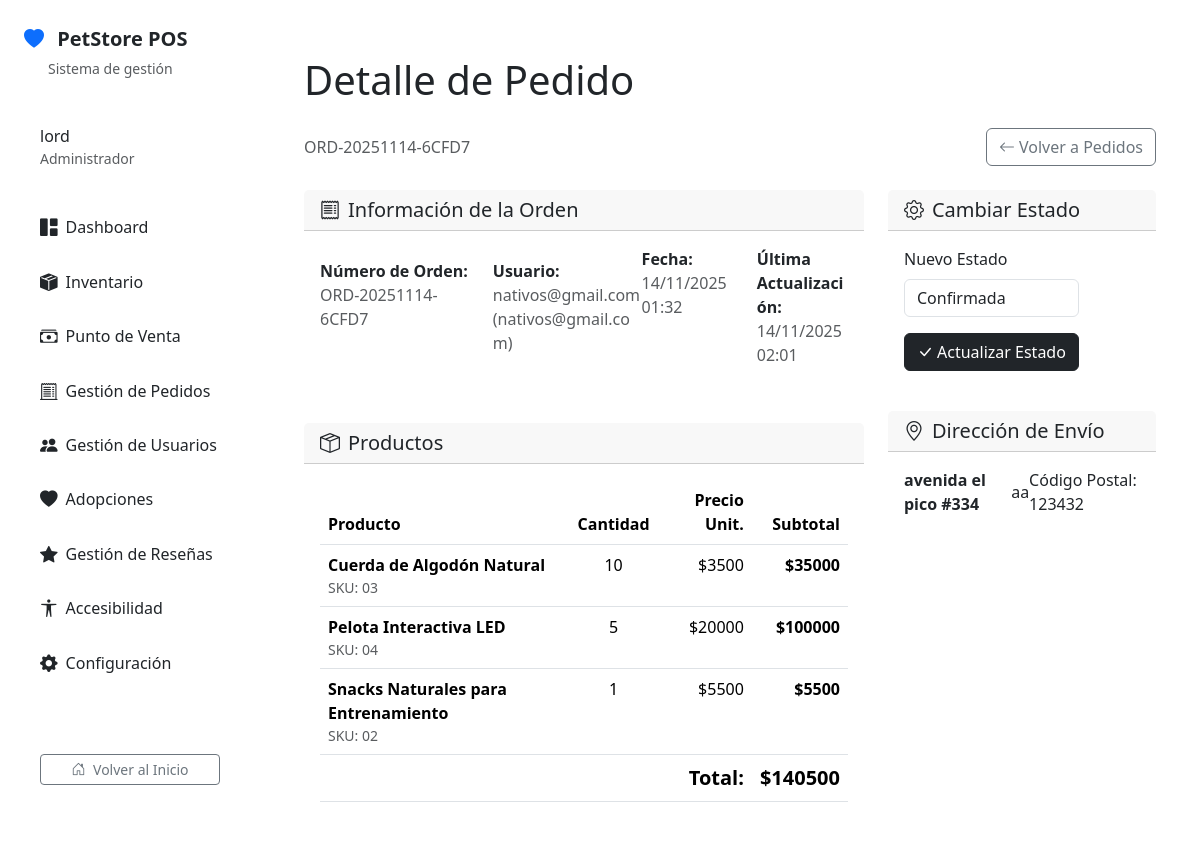
The app's page /orders/admin/1/?from_dashboard=1 (signed in) with its own data.
### orders/models.py (models this page shows, shortened)
class Order(models.Model):
    user = models.ForeignKey(
        settings.AUTH_USER_MODEL,
        on_delete=models.CASCADE,
        related_name='orders',
        verbose_name=_("Usuario")
    )
    order_number = models.CharField(
        _("Número de Orden"),
        max_length=20,
        unique=True,
        db_index=True,
        editable=False
    )
    status = models.CharField(
        _("Estado"),
        max_length=20,
        choices=OrderStatus.choices,
        default=OrderStatus.PENDING
    )
    total = models.DecimalField(
        _("Total"),
        max_digits=10,
        decimal_places=2,
        default=0
    )
    shipping_address = models.TextField(
        _("Dirección de Envío"),
        max_length=500,
        blank=True
    )
    shipping_city = models.CharField(
        _("Ciudad"),
        max_length=100,
        blank=True
    )
    shipping_postal_code = models.CharField(
        _("Código Postal"),
        max_length=20,
        blank=True
    )
    notes = models.TextField(
        _("Notas"),
        max_length=500,
        blank=True
    )
    created_at = models.DateTimeField(_("Fecha de Creación"), auto_now_add=True)
    updated_at = models.DateTimeField(_("Fecha de Actualización"), auto_now=True)
    class Meta:
        ordering = ['-created_at']
        verbose_name = _("Orden")
        verbose_name_plural = _("Órdenes")

class OrderItem(models.Model):
    order = models.ForeignKey(
        Order,
        on_delete=models.CASCADE,
        related_name='items',
        verbose_name=_("Orden")
    )
    product = models.ForeignKey(
        Product,
        on_delete=models.PROTECT,
        related_name='order_items',
        verbose_name=_("Producto")
    )
    quantity = models.PositiveIntegerField(_("Cantidad"), default=1)
    price = models.DecimalField(
        _("Precio Unitario"),
        max_digits=10,
        decimal_places=2
    )
    created_at = models.DateTimeField(_("Fecha de Creación"), auto_now_add=True)
    class Meta:
        ordering = ['created_at']
        verbose_name = _("Item de Orden")
        verbose_name_plural = _("Items de Orden")
    @property
    def subtotal(self):
        return self.price * self.quantity

### catalog/models.py (models this page shows, shortened)
class Product(models.Model):
    sku = models.CharField(_("SKU"), max_length=3, unique=True)
    name = models.CharField(_("Nombre"), max_length=120)
    category = models.CharField(_("Categoría"), max_length=8, choices=Category.choices)
    price = models.DecimalField(_("Precio"), max_digits=10, decimal_places=2)
    stock = models.PositiveIntegerField(_("Stock"), default=0)
    description = models.TextField(_("Descripción"), blank=True)
    image = models.ImageField(_("Imagen"), upload_to="products/", blank=True, null=True)
    is_active = models.BooleanField(_("Activo"), default=True)
    created_at = models.DateTimeField(auto_now_add=True)
    class Meta:
        ordering = ["name"]
        verbose_name = _("Producto")
        verbose_name_plural = _("Productos")
        indexes = [
            models.Index(fields=['category', 'is_active']),
            models.Index(fields=['sku']),
        ]

### orders/views.py (the view)
# urls.py: path("admin/<int:order_id>/", views.admin_order_detail, name="admin_order_detail"),
@staff_member_required
def admin_order_detail(request, order_id):
    order = get_object_or_404(
        Order.objects.select_related('user').prefetch_related('items__product'),
        id=order_id
    )
    from_dashboard = request.GET.get('from_dashboard', '0') == '1'
    selected_user_id = request.GET.get('selected')
    tab = request.GET.get('tab', 'compras')
    if request.method == 'POST':
        form = OrderStatusUpdateForm(request.POST)
        if request.POST.get('selected_user_id'):
            selected_user_id = request.POST.get('selected_user_id')
        if request.POST.get('tab'):
            tab = request.POST.get('tab')
        if form.is_valid():
            old_status = order.status
            order.status = form.cleaned_data['status']
            order.save()
            if old_status != order.status:
                from accounts.utils import notify_order_status_changed
                notify_order_status_changed(order.user, order)
            messages.success(
                request,
                _("Estado de la orden {} actualizado de '{}' a '{}'.").format(
                    order.order_number,
                    dict(OrderStatus.choices)[old_status],
                    dict(OrderStatus.choices)[order.status]
                )
            )
            from django.urls import reverse
            redirect_url = reverse('orders:admin_order_detail', args=[order.id])
            if from_dashboard:
                redirect_url += "?from_dashboard=1"
                if selected_user_id:
                    redirect_url += f"&selected={selected_user_id}&tab={tab}"
            return redirect(redirect_url)
    else:
        form = OrderStatusUpdateForm(initial={'status': order.status})
    context = {
        'order': order,
        'form': form,
        'from_dashboard': from_dashboard,
        'selected_user_id': selected_user_id,
        'tab': tab,
    }
    if from_dashboard:
        template_name = 'dashboard/pedido_detail.html'
    else:
        template_name = 'orders/admin_order_detail.html'
    return render(request, template_name, context)

### templates/dashboard/pedido_detail.html (shortened to what this page needs)
{% extends "dashboard/base.html" %}
{% load static %}
{% load humanize %}
{% load i18n %}
{% block dashboard_title %}{% trans "Detalle de Pedido" %}{% endblock %}
{% block dashboard_head %}
    <link rel="stylesheet" href="{% static 'css/dashboard/style.css' %}" />
{% endblock %}
{% block dashboard_content %}
    <div class="d-flex justify-content-between align-items-center mb-4">
        <div>
            <p class="text-muted mb-0">{{ order.order_number }}</p>
        </div>
        {% if selected_user_id %}
          <a href="{% url 'dashboard:usuarios' %}?selected={{ selected_user_id }}&tab={{ tab }}" class="btn btn-outline-secondary">
            <i class="bi bi-arrow-left me-1"></i>{% trans "Volver" %}
          </a>
        {% else %}
          <a href="{% url 'dashboard:pedidos' %}" class="btn btn-outline-secondary">
            <i class="bi bi-arrow-left me-1"></i>{% trans "Volver a Pedidos" %}
          </a>
        {% endif %}
    </div>
    <div class="row">
        <div class="col-lg-8">
            <div class="card stat-card mb-4">
                <div class="card-header">
                    <h5 class="mb-0"><i class="bi bi-receipt me-2"></i>{% trans "Información de la Orden" %}</h5>
                </div>
                <div class="card-body">
                    <div class="row mb-3">
                        <div class="col-md-6">
                            <strong>{% trans "Número de Orden:" %}</strong><br>
                            <span class="text-muted">{{ order.order_number }}</span>
                        </div>
                        <div class="col-md-6">
                            <strong>{% trans "Usuario:" %}</strong><br>
                            <span class="text-muted">{{ order.user.username }} ({{ order.user.email }})</span>
                        </div>
                    </div>
                    <div class="row mb-3">
                        <div class="col-md-6">
                            <strong>{% trans "Fecha:" %}</strong><br>
                            <span class="text-muted">{{ order.created_at|date:"d/m/Y H:i" }}</span>
                        </div>
                        <div class="col-md-6">
                            <strong>{% trans "Última Actualización:" %}</strong><br>
                            <span class="text-muted">{{ order.updated_at|date:"d/m/Y H:i" }}</span>
                        </div>
                    </div>
                </div>
            </div>
            <div class="card stat-card mb-4">
                <div class="card-header">
                    <h5 class="mb-0"><i class="bi bi-box-seam me-2"></i>{% trans "Productos" %}</h5>
                </div>
                <div class="card-body">
                    <div class="table-responsive">
                        <table class="table table-hover">
                            <thead>
                                <tr>
                                    <th>{% trans "Producto" %}</th>
                                    <th class="text-center">{% trans "Cantidad" %}</th>
                                    <th class="text-end">{% trans "Precio Unit." %}</th>
                                    <th class="text-end">{% trans "Subtotal" %}</th>
                                </tr>
                            </thead>
                            <tbody>
                                {% for item in order.items.all %}
                                <tr>
                                    <td>
                                        <div class="fw-bold">{{ item.product.name }}</div>
                                        <div class="small text-muted">SKU: {{ item.product.sku }}</div>
                                    </td>
                                    <td class="text-center">{{ item.quantity }}</td>
                                    <td class="text-end">${{ item.price|floatformat:0 }}</td>
                                    <td class="text-end fw-bold">${{ item.subtotal|floatformat:0 }}</td>
                                </tr>
                                {% endfor %}
                            </tbody>
                            <tfoot>
                                <tr>
                                    <td colspan="3" class="text-end fw-bold fs-5">{% trans "Total:" %}</td>
                                    <td class="text-end fw-bold fs-5">${{ order.total|floatformat:0 }}</td>
                                </tr>
                            </tfoot>
                        </table>
                    </div>
                </div>
            </div>
        </div>
        <div class="col-lg-4">
            <div class="card stat-card mb-4">
                <div class="card-header">
                    <h5 class="mb-0"><i class="bi bi-gear me-2"></i>{% trans "Cambiar Estado" %}</h5>
                </div>
                <div class="card-body">
                    <form method="post">
                        <div class="mb-3">
                            <label for="{{ form.status.id_for_label }}" class="form-label">
                                {{ form.status.label }}
                            </label>
                            {{ form.status }}
                        </div>
                        <button type="submit" class="btn btn-dark w-100">
                            <i class="bi bi-check-lg me-1"></i>{% trans "Actualizar Estado" %}
                        </button>
                    </form>
                </div>
            </div>
            <div class="card stat-card">
                <div class="card-header">
                    <h5 class="mb-0"><i class="bi bi-geo-alt me-2"></i>{% trans "Dirección de Envío" %}</h5>
                </div>
                <div class="card-body">
                    <p class="mb-1"><strong>{{ order.shipping_address }}</strong></p>
                    <p class="mb-1">{{ order.shipping_city }}</p>
                    {% if order.shipping_postal_code %}
                    <p class="mb-1">{% trans "Código Postal:" %} {{ order.shipping_postal_code }}</p>
                    {% endif %}
                </div>
            </div>
        </div>
    </div>
{% endblock %}

### templates/dashboard/base.html (shortened to what this page needs)
{% load static %} {% load i18n %}
<!DOCTYPE html>
<html lang="{{ request.LANGUAGE_CODE }}">
  <head>
    <link
      href="https://cdn.jsdelivr.net/npm/bootstrap@5.3.3/dist/css/bootstrap.min.css"
      rel="stylesheet"
    />
    <link
      href="https://cdn.jsdelivr.net/npm/bootstrap-icons@1.11.3/font/bootstrap-icons.css"
      rel="stylesheet"
    />
    <link rel="stylesheet" href="{% static 'css/dashboard/style.css' %}" />
    <link rel="stylesheet" href="{% static 'css/accessibility.css' %}" />
    {% block dashboard_head %}{% endblock %}
  </head>
  <body class="dashboard-body">
    <nav class="sidebar" id="sidebar">
      <div class="sidebar-header">
        <a class="navbar-brand d-block" href="{% url 'dashboard:index' %}">
          <i class="bi bi-heart-fill me-2 text-primary"></i>
          <span class="fw-bold">PetStore POS</span>
        </a>
        <small class="text-muted d-block mt-1 ms-4">Sistema de gestión</small>
      </div>
      <div class="sidebar-user">
        <h6 class="mb-0">
          {{ request.user.first_name|default:request.user.username }}
        </h6>
        <small class="text-muted">Administrador</small>
      </div>
      <ul class="nav nav-pills flex-column sidebar-nav">
        <li class="nav-item">
          <a
            class="nav-link {% if request.resolver_match.url_name == 'index' %}active{% endif %}"
            href="{% url 'dashboard:index' %}"
          >
            <i class="bi bi-grid-1x2-fill me-2"></i> Dashboard
          </a>
        </li>
        <li class="nav-item">
          <a
            class="nav-link {% if request.resolver_match.url_name == 'inventario' %}active{% endif %}"
            href="{% url 'dashboard:inventario' %}"
          >
            <i class="bi bi-box-seam-fill me-2"></i> Inventario
          </a>
        </li>
        <li class="nav-item">
          <a class="nav-link {% if request.resolver_match.url_name == 'pos' %}active{% endif %}" href="{% url 'dashboard:pos' %}">
              <i class="bi bi-cash-stack me-2"></i> Punto de Venta
          </a>
        </li>
        <li class="nav-item">
          <a
            class="nav-link {% if request.resolver_match.url_name == 'pedidos' %}active{% endif %}"
            href="{% url 'dashboard:pedidos' %}"
          >
            <i class="bi bi-receipt-cutoff me-2"></i> Gestión de Pedidos
          </a>
        </li>
        <li class="nav-item">
          <a
            class="nav-link {% if request.resolver_match.url_name == 'usuarios' %}active{% endif %}"
            href="{% url 'dashboard:usuarios' %}"
          >
            <i class="bi bi-people-fill me-2"></i> Gestión de Usuarios
          </a>
        </li>
        <li class="nav-item">
          <a
            class="nav-link {% if request.resolver_match.url_name == 'adopciones' %}active{% endif %}"
            href="{% url 'dashboard:adopciones' %}"
          >
            <i class="bi bi-heart-fill me-2"></i> Adopciones
          </a>
        </li>
        <li class="nav-item">
          <a
            class="nav-link {% if request.resolver_match.url_name == 'reviews' %}active{% endif %}"
            href="{% url 'dashboard:reviews' %}"
          >
            <i class="bi bi-star-fill me-2"></i> Gestión de Reseñas
          </a>
        </li>
        <li class="nav-item">
          <a
            class="nav-link {% if request.resolver_match.url_name == 'accesibilidad' %}active{% endif %}"
            href="{% url 'dashboard:accesibilidad' %}"
          >
            <i class="bi bi-universal-access me-2"></i> Accesibilidad
          </a>
        </li>
        <li class="nav-item">
          <a
            class="nav-link {% if request.resolver_match.url_name == 'configuracion' %}active{% endif %}"
            href="{% url 'dashboard:configuracion' %}"
          >
            <i class="bi bi-gear-fill me-2"></i> Configuración
          </a>
        </li>
      </ul>
      <div class="sidebar-footer">
        <div id="google_translate_element_dash" class="mx-3"></div>
        <div class="px-3 mb-2">
          <a href="{% url 'home' %}" class="btn btn-outline-secondary btn-sm w-100">
            <i class="bi bi-house-door me-1"></i> Volver al Inicio
          </a>
        </div>
      </div>
    </nav>
    <div class="main-content">
      <div class="dashboard-content">
        <div class="container-fluid py-4">
          <h1 class="mb-4">{% block dashboard_title %}Dashboard{% endblock %}</h1>
          {% block dashboard_content %}{% endblock %}
        </div>
      </div>
    </div>
  </body>
</html>

### records on screen
Order: order_number "ORD-20251114-6CFD7", user.username "nativos@gmail.com", user.email "nativos@gmail.com", created_at "14/11/2025 01:32", updated_at "14/11/2025 02:01", total "140500", shipping_address "avenida el pico #334", shipping_city "aa", shipping_postal_code "123432"
OrderItem: product.name "Cuerda de Algodón Natural", product.sku "03", quantity "10", price "3500", subtotal "35000"
OrderItem: product.name "Pelota Interactiva LED", product.sku "04", quantity "5", price "20000", subtotal "100000"
OrderItem: product.name "Snacks Naturales para Entrenamiento", product.sku "02", quantity "1", price "5500", subtotal "5500"

### other values on screen
{{ request.user.first_name|default:request.user.username }} "lord"
